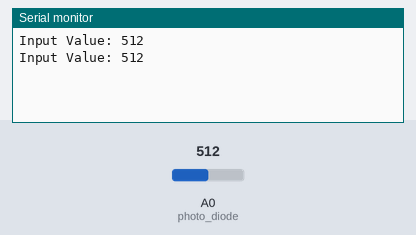
A sketch run on a simulated Arduino Uno, built with avr-gcc and run on an emulated ATmega328P. Shown: the last lines printed to the serial monitor. The inputs (shaded band) are chosen by the test bench; at power-on: A0 (photo_diode) = 512.

Above: at 1.8 s.
1.9 s: A0 (photo_diode) set to 716
At 2.3 s:
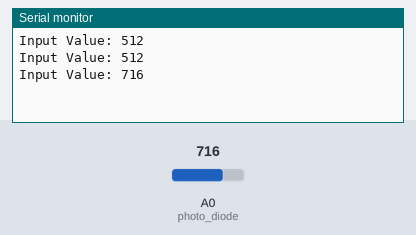
3.4 s: A0 (photo_diode) set to 900
At 4.8 s:
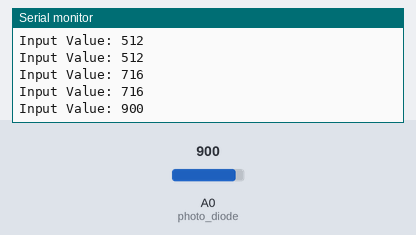
Timing chart, 0 to 6.4 s (numbered marks = the images above; inputs shaded):
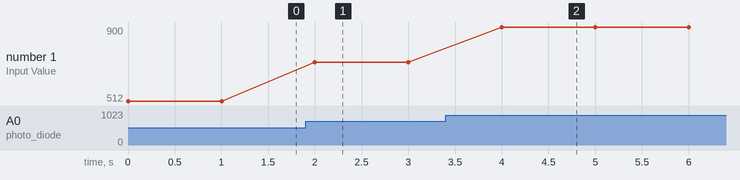

Measured:
- after the input at 1.9 s, the serial monitor: prints a new line after 0.10 s (image 1)
- after the input at 3.4 s, the serial monitor: prints a new line after 0.60 s (image 2)
- plotted number 1: 512 → 716 after the input at 1.9 s, 716 → 900 after the input at 3.4 s

The sketch:

IR.ino
```cpp
const int photo_diode = A0;
int input_val = 0;
void setup() {
  // put your setup code here, to run once:
Serial.begin(9600);
}

void loop() {
  // put your main code here, to run repeatedly:
input_val = analogRead(photo_diode);
Serial.print("Input Value: ");
Serial.println(input_val);
delay(1000);
}
```
